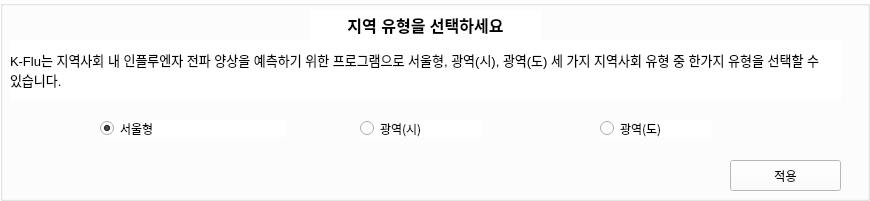
    <widget class="QWidget" name="areaWidget" native="true">
     <property name="geometry">
      <rect>
       <x>20</x>
       <y>200</y>
       <width>870</width>
       <height>201</height>
      </rect>
     </property>
     <property name="autoFillBackground">
      <bool>false</bool>
     </property>
     <property name="styleSheet">
      <string notr="true">background-color:white; font-family:'맑은 고딕';</string>
     </property>
     <widget class="QGroupBox" name="groupBox">
      <property name="geometry">
       <rect>
        <x>0</x>
        <y>0</y>
        <width>870</width>
        <height>201</height>
       </rect>
      </property>
      <property name="autoFillBackground">
       <bool>false</bool>
      </property>
      <property name="styleSheet">
       <string notr="true"/>
      </property>
      <property name="title">
       <string/>
      </property>
      <widget class="QRadioButton" name="radioButton_6">
       <property name="geometry">
        <rect>
         <x>600</x>
         <y>120</y>
         <width>111</width>
         <height>17</height>
        </rect>
       </property>
       <property name="font">
        <font>
         <family>맑은 고딕</family>
        </font>
       </property>
       <property name="text">
        <string>광역(도)</string>
       </property>
      </widget>
      <widget class="QRadioButton" name="radioButton_5">
       <property name="enabled">
        <bool>true</bool>
       </property>
       <property name="geometry">
        <rect>
         <x>360</x>
         <y>120</y>
         <width>121</width>
         <height>17</height>
        </rect>
       </property>
       <property name="font">
        <font>
         <family>맑은 고딕</family>
        </font>
       </property>
       <property name="text">
        <string>광역(시)</string>
       </property>
      </widget>
      <widget class="QLabel" name="label_6">
       <property name="geometry">
        <rect>
         <x>10</x>
         <y>40</y>
         <width>831</width>
         <height>61</height>
        </rect>
       </property>
       <property name="text">
        <string>&lt;html&gt;&lt;head/&gt;&lt;body&gt;&lt;p&gt;&lt;span style=&quot; font-size:10pt;&quot;&gt;K-Flu는 지역사회 내 인플루엔자 전파 양상을 예측하기 위한 프로그램으로 서울형, 광역(시), 광역(도) 세 가지 지역사회 유형 중 한가지 유형을 선택할 수 있습니다.&lt;/span&gt;&lt;/p&gt;&lt;/body&gt;&lt;/html&gt;</string>
       </property>
       <property name="scaledContents">
        <bool>false</bool>
       </property>
       <property name="wordWrap">
        <bool>true</bool>
       </property>
      </widget>
      <widget class="QLabel" name="label_5">
       <property name="geometry">
        <rect>
         <x>310</x>
         <y>10</y>
         <width>231</width>
         <height>31</height>
        </rect>
       </property>
       <property name="text">
        <string>&lt;html&gt;&lt;head/&gt;&lt;body&gt;&lt;p align=&quot;center&quot;&gt;&lt;span style=&quot; font-size:12pt; font-weight:600;&quot;&gt;지역 유형을 선택하세요&lt;/span&gt;&lt;/p&gt;&lt;/body&gt;&lt;/html&gt;</string>
       </property>
      </widget>
      <widget class="QPushButton" name="areaSubmit">
       <property name="geometry">
        <rect>
         <x>730</x>
         <y>160</y>
         <width>111</width>
         <height>31</height>
        </rect>
       </property>
       <property name="text">
        <string>적용</string>
       </property>
      </widget>
      <widget class="QRadioButton" name="radioButton_4">
       <property name="geometry">
        <rect>
         <x>100</x>
         <y>120</y>
         <width>186</width>
         <height>17</height>
        </rect>
       </property>
       <property name="font">
        <font>
         <family>맑은 고딕</family>
        </font>
       </property>
       <property name="text">
        <string>서울형</string>
       </property>
       <property name="checked">
        <bool>true</bool>
       </property>
      </widget>
     </widget>
    </widget>
